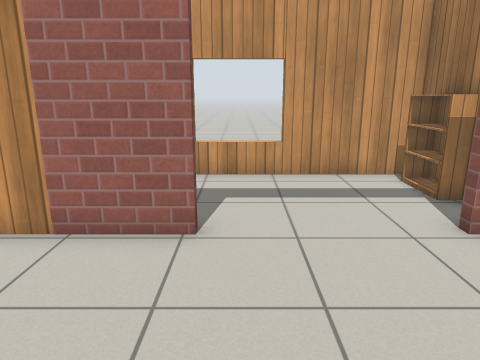
[1] (above)

17 first-person views from a walk through a robot-simulator world made for Gazebo. The camera is 1.2 m above the floor, tilts 14° down and sees 70° across. The floor is counted in squares, 0.5 m on a side. Each view is taken from the middle of a square. On the plan, view 1 faces up. The plan holds only what a view shows up to about 20 squares ahead; the rest is blank. The robots in the file are not drawn. Simple patterns stand in for the simulator's built-in surfaces. Some stock models are drawn as simple stand-ins. Some surface patterns are stand-ins.

[2]
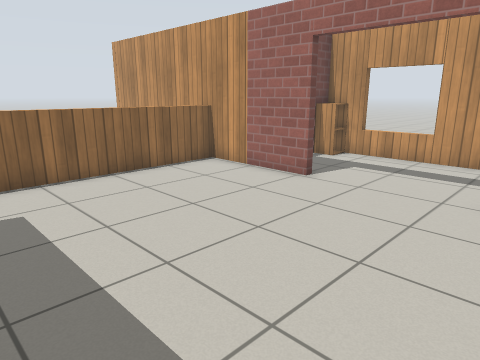

[3]
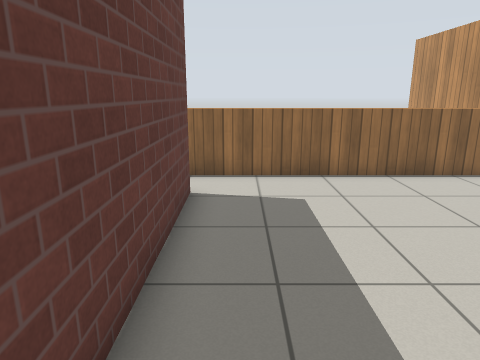

[4]
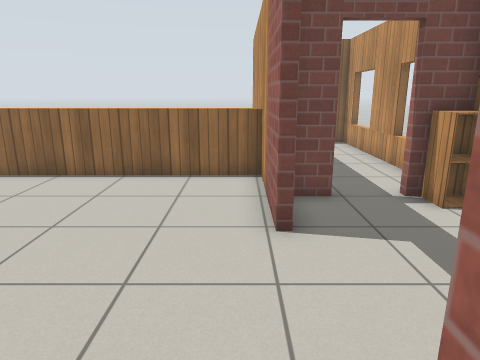

[5]
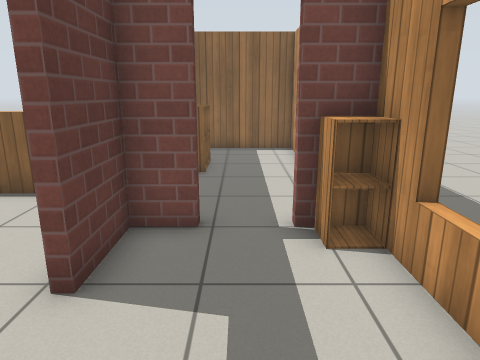

[6]
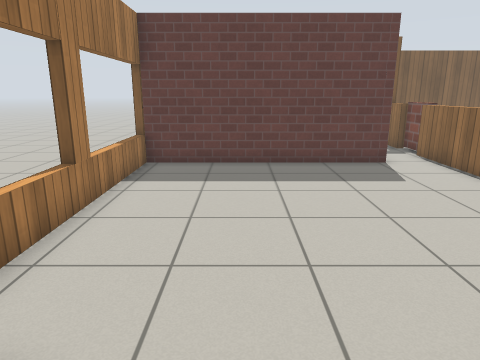

[7]
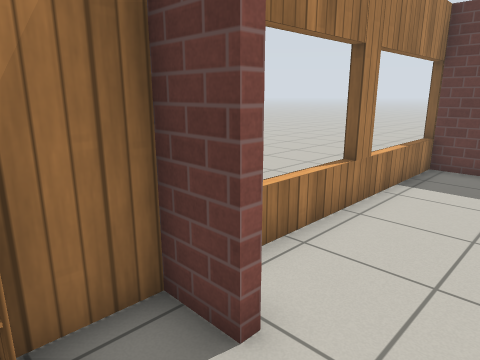

[8]
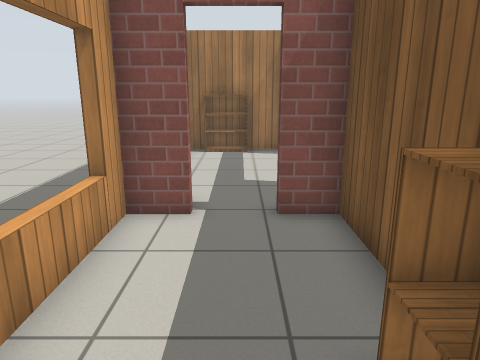

[9]
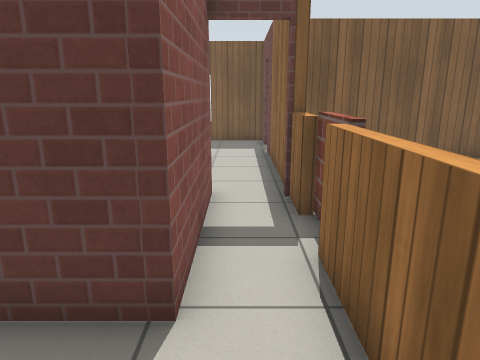

[10]
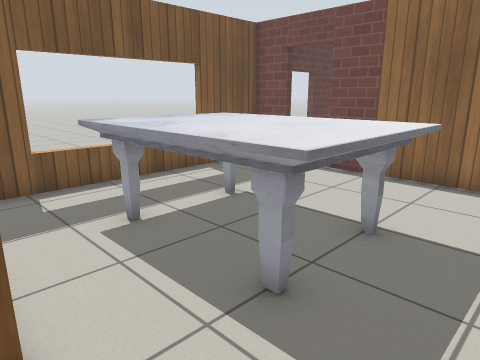

[11]
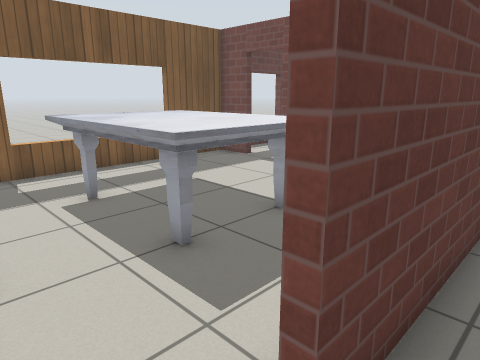

[12]
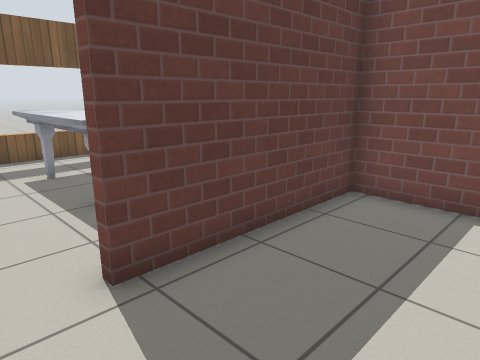

[13]
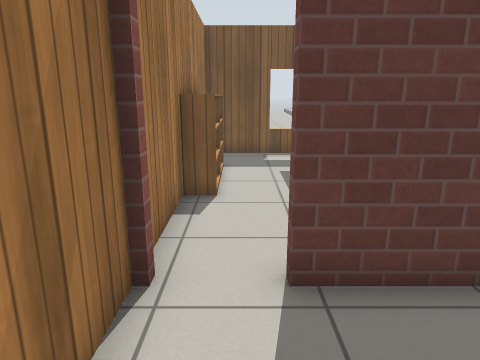

[14]
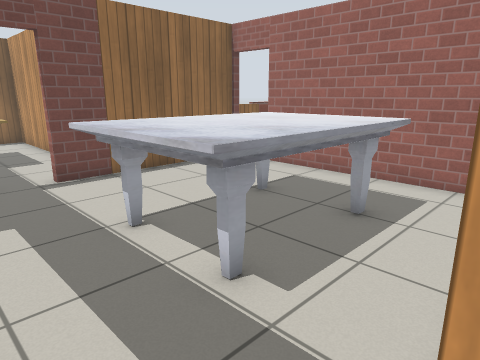

[15]
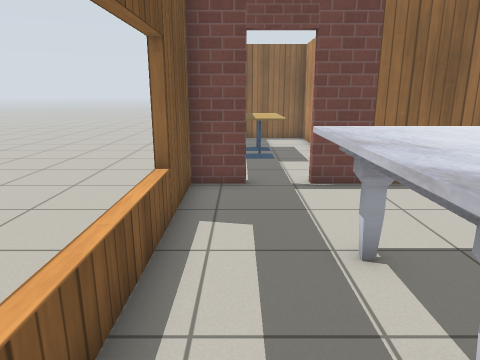

[16]
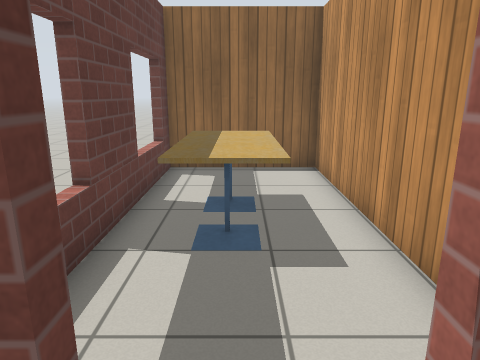

[17]
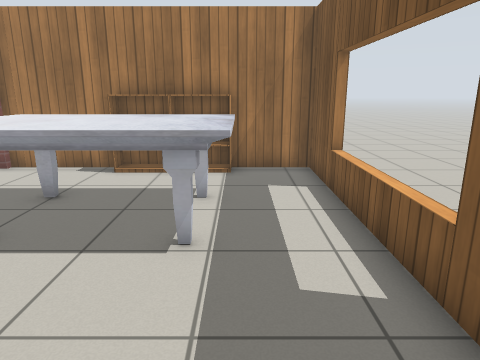

### Floor plan
Points are (right, up) in squares from view 1. A wall is a line through its corners. A room is listed if a view was taken in it or the views show most of it. See-through windows are left out.
Room 1 (views 1, 2, 3, 4, 5, 6, 7, 8, 9)
walls: (-0.7, 5.7) (-5.6, 5.7); (-3, 7.2) (-3, 5.9) (-0.7, 5.9); (-5.2, 5.8) (-5.2, -5.9); (4, 5.9) (5.4, 5.9) (5.4, 10.4) (-1.5, 10.4); (-7.1, 5.9) (-3.3, 5.9) (-3.3, 7.2); (1.3, 10.3) (1.3, 10.8); (-1.4, 10.8) (-1.4, 10.3); (-4.5, 10.4) (-12.7, 10.4) (-12.7, 6); (-7, 10.8) (-7, 10.3); (-3.3, -5.5) (-3.3, -4.2) (4.5, -4.2); (-11.6, 10.8) (-11.6, 10.3)
low walls: (5.4, -3.2) (5.4, 4.1)
ways out: opening at (-4, -4.5)
objects: cabinet (-9, 6) to (-9, 7); cabinet (-8, 6) to (-8, 7); wooden box (-4, 11); cabinet (-3, 10) to (-2, 10); wooden post (5, -4) to (6, -4); bookshelf (5, 8) to (5, 9); wooden box (6, 1)
Room 2 (views 10, 14, 15, 16)
walls: (3.3, -9.2) (-3.3, -9.2); (-2.5, -19.3) (-2.5, -19.8); (2.8, -19.8) (2.8, -19.3); (-5.6, -17.8) (-5.2, -17.8) (-5.2, -19.3) (5.4, -19.3) (5.4, -9.7); (-5.2, -8.6) (-5.2, -16.1)
ways out: opening at (4.5, -9) to room 3; opening at (-5, -17) to room 4; opening at (-4, -9)
objects: brick post (-5, -9); marble table (-1, -17) to (2, -12); bookshelf (5, -16) to (5, -15); bookshelf (5, -14) to (5, -13)
Room 3 (views 11, 12, 13)
walls: (5.4, -8.2) (5.4, -6.6); (-3, -6.1) (-3, -8.9) (3.4, -8.9)
ways out: opening at (4.5, -9) to room 2
objects: brick box (5, -9)
Room 4 (view 17)
walls: (-9.2, -19.3) (-9.2, -19.8); (-7.9, -14.4) (-15.4, -14.4) (-15.4, -19.4); (-14.4, -19.3) (-8.1, -19.3)
ways out: opening at (-5, -17) to room 2
objects: brick box (-15, -20); cafe table (-12, -18) to (-11, -17); cafe table (-10, -18) to (-9, -17)

Positions as (right, up) in squares from view 1, and headings:
1: (0, 0), facing up
2: (5, -3), facing up-left
3: (5, -3), facing left
4: (5, 5), facing left
5: (3, 8), facing left
6: (2, 8), facing down
7: (2, 8), facing down-right
8: (-10, 8), facing right
9: (-4, -1), facing down
10: (5, -10), facing down-left
11: (5, -8), facing down-left
12: (5, -5), facing down-left
13: (4, -5), facing down
14: (5, -19), facing up-left
15: (4, -18), facing left
16: (-4, -17), facing left
17: (-6, -17), facing right
